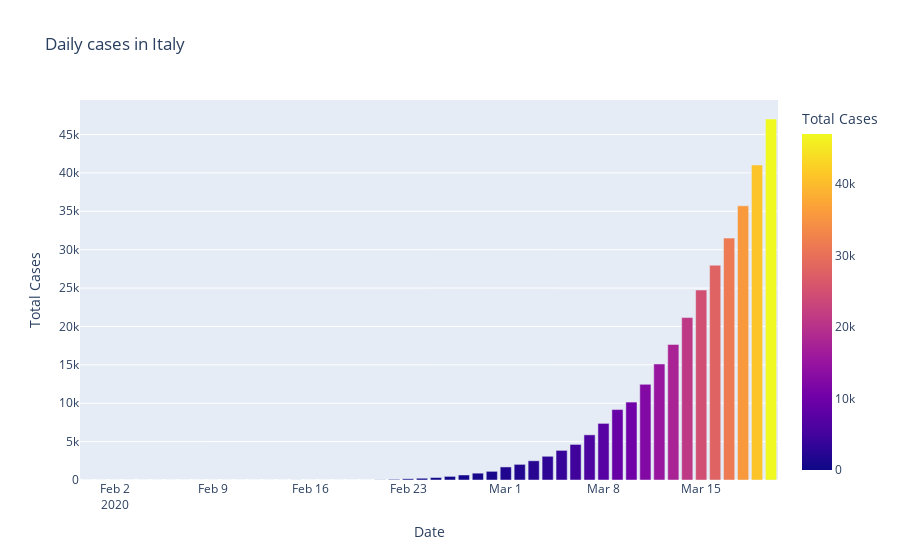

Notebook code cell kept with this figure:
### Code cell
fig=px.bar(dbitaly,x='Date',y='Total Cases',color='Total Cases',title='Daily cases in Italy')
fig.show()

### Figure 1 — Plotly figure (JSON) as saved in the notebook; plotly's stock layout.template omitted (floating-point values rounded to 4 significant figures)
{"data": [{"alignmentgroup": "True", "hovertemplate": "Date=%{x}<br>Total Cases=%{marker.color}<extra></extra>", "legendgroup": "", "marker": {"color": [2, 2, 2, 2, 2, 2, 3, 3, 3, 3, 3, 3, 3, 3, 3, 3, 3, 3, 3, 3, 3, 3, 20, 79, 157, 229, 323, 470, 655, 889, 1128, 1701, 2036, 2502, 3089, 3858, 4636, 5883, 7375, 9172, 10149, 12462, 15113, 17660, 21157, 24747, 27980, 31506, 35713, 41035, 47021], "coloraxis": "coloraxis", "pattern": {"shape": ""}}, "name": "", "offsetgroup": "", "orientation": "v", "showlegend": false, "textposition": "auto", "type": "bar", "x": ["2020-01-31T00:00:00", "2020-02-01T00:00:00", "2020-02-02T00:00:00", "2020-02-03T00:00:00", "2020-02-04T00:00:00", "2020-02-05T00:00:00", "2020-02-06T00:00:00", "2020-02-07T00:00:00", "2020-02-08T00:00:00", "2020-02-09T00:00:00", "2020-02-10T00:00:00", "2020-02-11T00:00:00", "2020-02-12T00:00:00", "2020-02-13T00:00:00", "2020-02-14T00:00:00", "2020-02-15T00:00:00", "2020-02-15T00:00:00", "2020-02-16T00:00:00", "2020-02-17T00:00:00", "2020-02-18T00:00:00", "2020-02-19T00:00:00", "2020-02-20T00:00:00", "2020-02-21T00:00:00", "2020-02-22T00:00:00", "2020-02-23T00:00:00", "2020-02-24T00:00:00", "2020-02-25T00:00:00", "2020-02-26T00:00:00", "2020-02-27T00:00:00", "2020-02-28T00:00:00", "2020-02-29T00:00:00", "2020-03-01T00:00:00", "2020-03-02T00:00:00", "2020-03-03T00:00:00", "2020-03-04T00:00:00", "2020-03-05T00:00:00", "2020-03-06T00:00:00", "2020-03-07T00:00:00", "2020-03-08T00:00:00", "2020-03-09T00:00:00", "2020-03-10T00:00:00", "2020-03-11T00:00:00", "2020-03-12T00:00:00", "2020-03-13T00:00:00", "2020-03-14T00:00:00", "2020-03-15T00:00:00", "2020-03-16T00:00:00", "2020-03-17T00:00:00", "2020-03-18T00:00:00", "2020-03-19T00:00:00", "2020-03-20T00:00:00"], "xaxis": "x", "y": [2, 2, 2, 2, 2, 2, 3, 3, 3, 3, 3, 3, 3, 3, 3, 3, 3, 3, 3, 3, 3, 3, 20, 79, 157, 229, 323, 470, 655, 889, 1128, 1701, 2036, 2502, 3089, 3858, 4636, 5883, 7375, 9172, 10149, 12462, 15113, 17660, 21157, 24747, 27980, 31506, 35713, 41035, 47021], "yaxis": "y"}], "layout": {"barmode": "relative", "coloraxis": {"colorbar": {"title": {"text": "Total Cases"}}, "colorscale": [[0, "#0d0887"], [0.1111, "#46039f"], [0.2222, "#7201a8"], [0.3333, "#9c179e"], [0.4444, "#bd3786"], [0.5556, "#d8576b"], [0.6667, "#ed7953"], [0.7778, "#fb9f3a"], [0.8889, "#fdca26"], [1, "#f0f921"]]}, "legend": {"tracegroupgap": 0}, "title": {"text": "Daily cases in Italy"}, "xaxis": {"anchor": "y", "domain": [0, 1], "title": {"text": "Date"}}, "yaxis": {"anchor": "x", "domain": [0, 1], "title": {"text": "Total Cases"}}}}
